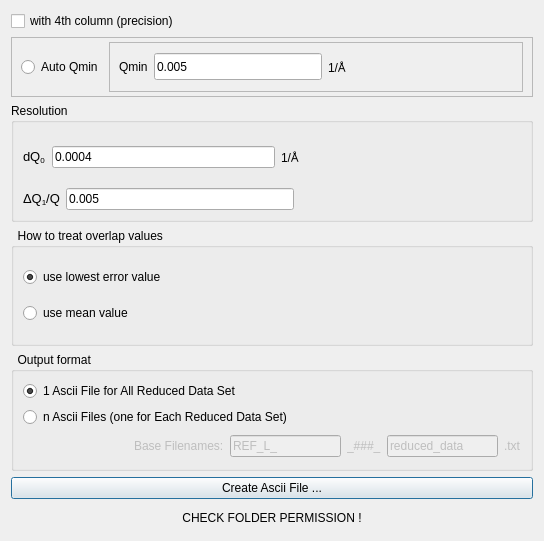
<?xml version="1.0" encoding="UTF-8"?>
<ui version="4.0">
 <class>Dialog</class>
 <widget class="QDialog" name="Dialog">
  <property name="geometry">
   <rect>
    <x>0</x>
    <y>0</y>
    <width>544</width>
    <height>541</height>
   </rect>
  </property>
  <property name="minimumSize">
   <size>
    <width>0</width>
    <height>500</height>
   </size>
  </property>
  <property name="windowTitle">
   <string>Export ASCII</string>
  </property>
  <layout class="QVBoxLayout" name="verticalLayout_2">
   <item>
    <layout class="QVBoxLayout" name="verticalLayout">
     <item>
      <widget class="QCheckBox" name="output4thColumnFlag">
       <property name="text">
        <string>with 4th column (precision)</string>
       </property>
      </widget>
     </item>
     <item>
      <widget class="QFrame" name="frame_2">
       <property name="maximumSize">
        <size>
         <width>16777215</width>
         <height>60</height>
        </size>
       </property>
       <property name="frameShape">
        <enum>QFrame::StyledPanel</enum>
       </property>
       <property name="frameShadow">
        <enum>QFrame::Raised</enum>
       </property>
       <layout class="QHBoxLayout" name="horizontalLayout_3">
        <property name="spacing">
         <number>6</number>
        </property>
        <property name="topMargin">
         <number>0</number>
        </property>
        <property name="bottomMargin">
         <number>0</number>
        </property>
        <item>
         <widget class="QRadioButton" name="auto_qmin_button">
          <property name="text">
           <string>Auto Qmin</string>
          </property>
          <property name="checked">
           <bool>false</bool>
          </property>
         </widget>
        </item>
        <item>
         <widget class="QFrame" name="manual_qmin_frame">
          <property name="enabled">
           <bool>true</bool>
          </property>
          <property name="maximumSize">
           <size>
            <width>16777215</width>
            <height>50</height>
           </size>
          </property>
          <property name="frameShape">
           <enum>QFrame::StyledPanel</enum>
          </property>
          <property name="frameShadow">
           <enum>QFrame::Raised</enum>
          </property>
          <layout class="QHBoxLayout" name="horizontalLayout_5">
           <item>
            <widget class="QLabel" name="label">
             <property name="text">
              <string>Qmin</string>
             </property>
            </widget>
           </item>
           <item>
            <widget class="QLineEdit" name="manual_qmin_value">
             <property name="maximumSize">
              <size>
               <width>16777215</width>
               <height>27</height>
              </size>
             </property>
             <property name="text">
              <string>0.005</string>
             </property>
            </widget>
           </item>
           <item>
            <widget class="QLabel" name="label_6">
             <property name="text">
              <string>1/Å</string>
             </property>
            </widget>
           </item>
           <item>
            <spacer name="horizontalSpacer_3">
             <property name="orientation">
              <enum>Qt::Horizontal</enum>
             </property>
             <property name="sizeHint" stdset="0">
              <size>
               <width>40</width>
               <height>20</height>
              </size>
             </property>
            </spacer>
           </item>
          </layout>
         </widget>
        </item>
       </layout>
      </widget>
     </item>
     <item>
      <widget class="QGroupBox" name="groupBox">
       <property name="title">
        <string>Resolution</string>
       </property>
       <layout class="QVBoxLayout" name="verticalLayout_5">
        <item>
         <layout class="QHBoxLayout" name="horizontalLayout">
          <item>
           <widget class="QLabel" name="label_3">
            <property name="text">
             <string>&lt;!DOCTYPE HTML PUBLIC &quot;-//W3C//DTD HTML 4.0//EN&quot; &quot;http://www.w3.org/TR/REC-html40/strict.dtd&quot;&gt;
&lt;html&gt;&lt;head&gt;&lt;meta name=&quot;qrichtext&quot; content=&quot;1&quot; /&gt;&lt;style type=&quot;text/css&quot;&gt;
p, li { white-space: pre-wrap; }
&lt;/style&gt;&lt;/head&gt;&lt;body style=&quot; font-family:'Sans'; font-size:10pt; font-weight:400; font-style:normal;&quot;&gt;
&lt;p style=&quot; margin-top:0px; margin-bottom:0px; margin-left:0px; margin-right:0px; -qt-block-indent:0; text-indent:0px;&quot;&gt;dQ&lt;span style=&quot; vertical-align:sub;&quot;&gt;0&lt;/span&gt;&lt;/p&gt;&lt;/body&gt;&lt;/html&gt;</string>
            </property>
           </widget>
          </item>
          <item>
           <widget class="QLineEdit" name="dq0Value">
            <property name="text">
             <string>0.0004</string>
            </property>
           </widget>
          </item>
          <item>
           <widget class="QLabel" name="label_4">
            <property name="text">
             <string>1/Å</string>
            </property>
           </widget>
          </item>
          <item>
           <spacer name="horizontalSpacer_2">
            <property name="orientation">
             <enum>Qt::Horizontal</enum>
            </property>
            <property name="sizeHint" stdset="0">
             <size>
              <width>40</width>
              <height>20</height>
             </size>
            </property>
           </spacer>
          </item>
         </layout>
        </item>
        <item>
         <layout class="QHBoxLayout" name="horizontalLayout_2">
          <item>
           <widget class="QLabel" name="label_5">
            <property name="text">
             <string>&lt;!DOCTYPE HTML PUBLIC &quot;-//W3C//DTD HTML 4.0//EN&quot; &quot;http://www.w3.org/TR/REC-html40/strict.dtd&quot;&gt;
&lt;html&gt;&lt;head&gt;&lt;meta name=&quot;qrichtext&quot; content=&quot;1&quot; /&gt;&lt;style type=&quot;text/css&quot;&gt;
p, li { white-space: pre-wrap; }
&lt;/style&gt;&lt;/head&gt;&lt;body style=&quot; font-family:'Sans'; font-size:10pt; font-weight:400; font-style:normal;&quot;&gt;
&lt;p style=&quot; margin-top:0px; margin-bottom:0px; margin-left:0px; margin-right:0px; -qt-block-indent:0; text-indent:0px;&quot;&gt;ΔQ&lt;span style=&quot; vertical-align:sub;&quot;&gt;1&lt;/span&gt;/Q&lt;/p&gt;&lt;/body&gt;&lt;/html&gt;</string>
            </property>
           </widget>
          </item>
          <item>
           <widget class="QLineEdit" name="dQoverQvalue">
            <property name="text">
             <string>0.005</string>
            </property>
           </widget>
          </item>
          <item>
           <spacer name="horizontalSpacer">
            <property name="orientation">
             <enum>Qt::Horizontal</enum>
            </property>
            <property name="sizeHint" stdset="0">
             <size>
              <width>40</width>
              <height>20</height>
             </size>
            </property>
           </spacer>
          </item>
         </layout>
        </item>
       </layout>
      </widget>
     </item>
     <item>
      <widget class="QGroupBox" name="groupBox_3">
       <property name="title">
        <string>  How to treat overlap values</string>
       </property>
       <layout class="QVBoxLayout" name="verticalLayout_3">
        <item>
         <widget class="QRadioButton" name="usingLessErrorValueFlag">
          <property name="text">
           <string>use lowest error value</string>
          </property>
          <property name="checked">
           <bool>true</bool>
          </property>
         </widget>
        </item>
        <item>
         <widget class="QRadioButton" name="usingMeanValueFalg">
          <property name="text">
           <string>use mean value</string>
          </property>
         </widget>
        </item>
       </layout>
      </widget>
     </item>
     <item>
      <widget class="QGroupBox" name="groupBox_2">
       <property name="title">
        <string>  Output format</string>
       </property>
       <layout class="QVBoxLayout" name="verticalLayout_4">
        <item>
         <widget class="QRadioButton" name="one_ascii_format">
          <property name="text">
           <string>1 Ascii File for All Reduced Data Set</string>
          </property>
          <property name="checked">
           <bool>true</bool>
          </property>
         </widget>
        </item>
        <item>
         <widget class="QRadioButton" name="n_ascii_format">
          <property name="text">
           <string>n Ascii Files (one for Each Reduced Data Set)</string>
          </property>
         </widget>
        </item>
        <item>
         <layout class="QHBoxLayout" name="horizontalLayout_4">
          <item>
           <spacer name="horizontalSpacer_4">
            <property name="orientation">
             <enum>Qt::Horizontal</enum>
            </property>
            <property name="sizeHint" stdset="0">
             <size>
              <width>40</width>
              <height>20</height>
             </size>
            </property>
           </spacer>
          </item>
          <item>
           <widget class="QLabel" name="base_name_label">
            <property name="enabled">
             <bool>false</bool>
            </property>
            <property name="text">
             <string>Base Filenames:</string>
            </property>
           </widget>
          </item>
          <item>
           <widget class="QLineEdit" name="prefix_name_value">
            <property name="enabled">
             <bool>false</bool>
            </property>
            <property name="layoutDirection">
             <enum>Qt::RightToLeft</enum>
            </property>
            <property name="text">
             <string>REF_L_</string>
            </property>
           </widget>
          </item>
          <item>
           <widget class="QLabel" name="run_name_label">
            <property name="enabled">
             <bool>false</bool>
            </property>
            <property name="text">
             <string>_###_</string>
            </property>
           </widget>
          </item>
          <item>
           <widget class="QLineEdit" name="suffix_name_value">
            <property name="enabled">
             <bool>false</bool>
            </property>
            <property name="text">
             <string>reduced_data</string>
            </property>
           </widget>
          </item>
          <item>
           <widget class="QLabel" name="ext_name_label">
            <property name="enabled">
             <bool>false</bool>
            </property>
            <property name="text">
             <string>.txt</string>
            </property>
           </widget>
          </item>
         </layout>
        </item>
       </layout>
      </widget>
     </item>
     <item>
      <widget class="QPushButton" name="createAsciiButton">
       <property name="text">
        <string>Create Ascii File ...</string>
       </property>
      </widget>
     </item>
    </layout>
   </item>
   <item>
    <widget class="QLabel" name="folder_error">
     <property name="sizePolicy">
      <sizepolicy hsizetype="Minimum" vsizetype="Minimum">
       <horstretch>0</horstretch>
       <verstretch>0</verstretch>
      </sizepolicy>
     </property>
     <property name="maximumSize">
      <size>
       <width>16777215</width>
       <height>25</height>
      </size>
     </property>
     <property name="text">
      <string>CHECK FOLDER PERMISSION !</string>
     </property>
     <property name="alignment">
      <set>Qt::AlignCenter</set>
     </property>
    </widget>
   </item>
  </layout>
 </widget>
 <resources/>
 <connections>
  <connection>
   <sender>createAsciiButton</sender>
   <signal>clicked()</signal>
   <receiver>Dialog</receiver>
   <slot>create_reduce_ascii_button_event()</slot>
   <hints>
    <hint type="sourcelabel">
     <x>245</x>
     <y>445</y>
    </hint>
    <hint type="destinationlabel">
     <x>245</x>
     <y>249</y>
    </hint>
   </hints>
  </connection>
  <connection>
   <sender>one_ascii_format</sender>
   <signal>clicked()</signal>
   <receiver>Dialog</receiver>
   <slot>output_format_radio_buttons_event()</slot>
   <hints>
    <hint type="sourcelabel">
     <x>275</x>
     <y>381</y>
    </hint>
    <hint type="destinationlabel">
     <x>271</x>
     <y>270</y>
    </hint>
   </hints>
  </connection>
  <connection>
   <sender>n_ascii_format</sender>
   <signal>clicked()</signal>
   <receiver>Dialog</receiver>
   <slot>output_format_radio_buttons_event()</slot>
   <hints>
    <hint type="sourcelabel">
     <x>275</x>
     <y>409</y>
    </hint>
    <hint type="destinationlabel">
     <x>271</x>
     <y>270</y>
    </hint>
   </hints>
  </connection>
  <connection>
   <sender>auto_qmin_button</sender>
   <signal>clicked(bool)</signal>
   <receiver>Dialog</receiver>
   <slot>auto_qmin_button()</slot>
   <hints>
    <hint type="sourcelabel">
     <x>68</x>
     <y>67</y>
    </hint>
    <hint type="destinationlabel">
     <x>271</x>
     <y>270</y>
    </hint>
   </hints>
  </connection>
 </connections>
 <slots>
  <slot>create_reduce_ascii_button_event()</slot>
  <slot>output_format_radio_buttons_event()</slot>
  <slot>auto_qmin_button()</slot>
 </slots>
</ui>
